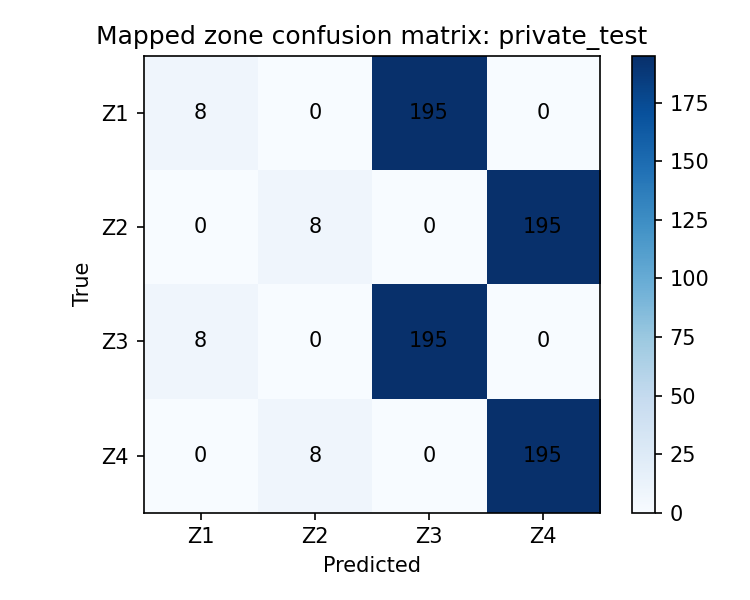
#> input picture reports/kmeans_evaluation/confusion_matrix_private_test.png, 750 x 600 px
$ python -i angle_estimation.py   (imports and definitions only)   (older library calls are emulated)
#> lines starting #> are read from the running program, lines starting #| are printed output that depends on the picture
"""Zone-guided exact-angle estimation and circular-error evaluation.

The K-Means model supplies a mapped 90-degree zone.  This module then searches
only that zone for the counterclockwise angle already applied to a document.
For every candidate it applies the signed correction (``-candidate``) to a
small, safely padded grayscale image and scores the corrected orientation with
projection-profile, gradient, Hough-line, and content-preservation evidence.

No estimator is fitted here.  Public validation/test rows may be written to
reports, while private-test results are deliberately reduced to aggregate
metrics before any artifact is persisted.
"""
from __future__ import annotations

import json
import math
import time
from collections import defaultdict
from concurrent.futures import ThreadPoolExecutor, as_completed
from dataclasses import asdict, dataclass
from pathlib import Path
from typing import Any, Mapping, Sequence

import cv2
import joblib
import matplotlib
import numpy as np

from . import config as cfgmod
from .orientation_features import load_feature_split
from .rotation_common import (
    BOUNDARY_ANGLES,
    ArtifactMismatchError,
    LeakageError,
    RotationPipelineError,
    atomic_write_csv,
    atomic_write_json,
    atomic_write_text,
    circular_angular_error,
    configuration_hash,
    ensure_not_raw_output,
    normalize_angle,
    parse_dataset_filter,
    read_csv_rows,
    signed_correction_angle,
)
from .rotation_model import MODEL_VERSION, centroid_confidence

# [1 line not run here, left out]
import matplotlib.pyplot as plt


ANGLE_ESTIMATION_VERSION = "zone-guided-angle-v1"
DEFAULT_TOLERANCES = (1.0, 2.0, 3.0, 5.0, 10.0)
ANGLE_METHOD = "combined_hough_projection_gradient_min_area_rect"
PUBLIC_PREDICTION_COLUMNS = [
    "rotation_id",
    "document_id",
    "page_id",
    "dataset",
    "dataset_component",
    "document_type",
    "project_split",
    "true_angle",
    "true_zone",
    "raw_cluster_id",
    "predicted_zone",
    "zone_correct",
    "zone_confidence",
    "estimated_angle",
    "correction_angle",
    "correction_angle_normalized",
    "circular_error",
    "residual_angle",
    "status",
    "failure_reason",
    "method",
    "fallback_used",
    "fallback_reason",
    "angle_confidence",
    "combined_confidence",
    "reliable",
    "ink_fraction",
    "edge_fraction",
    "best_score",
    "runner_up_score",
    "projection_score",
    "gradient_score",
    "hough_score",
    "content_preservation_score",
    "min_area_rect_score",
    "original_orientation_score",
    "corrected_orientation_score",
    "orientation_score_delta",
    "correction_direction_valid",
    "corrected_within_5_degrees",
    "image_path",
]


@dataclass(frozen=True)
class AngleEstimate:
    """Serializable result for one zone-guided exact-angle attempt."""

    cluster_id: int | None
    predicted_zone: int
    estimated_angle: float | None
    correction_angle: float | None
    correction_angle_normalized: float | None
    status: str
    failure_reason: str
    method: str
    fallback_used: bool
    fallback_reason: str
    confidence: float
    reliable: bool
    ink_fraction: float
    edge_fraction: float
    best_score: float | None
    runner_up_score: float | None
    projection_score: float | None
    gradient_score: float | None
    hough_score: float | None
    content_preservation_score: float | None
    min_area_rect_score: float | None
    original_orientation_score: float | None
    corrected_orientation_score: float | None
    orientation_score_delta: float | None
    coarse_candidate_count: int
    fine_candidate_count: int
    hough_line_count: int

    def to_dict(self) -> dict[str, Any]:
        return asdict(self)


@dataclass
class _ScoringContext:
    gray: np.ndarray
    ink: np.ndarray
    gradient_angles: np.ndarray
    gradient_weights: np.ndarray
    hough_angles: np.ndarray
    hough_weights: np.ndarray
    rect_angle: float | None
    ink_fraction: float
    edge_fraction: float


# [458 lines left out: functions estimate_exact_angle, apply_angle_correction, evaluate_angle_estimation, _normalized_angle_config, not called in this run]


def _load_gray(image: str | Path | np.ndarray) -> np.ndarray:
    if isinstance(image, (str, Path)):
        path = Path(image)
        if not path.is_file():
            raise FileNotFoundError(path)
        encoded = np.fromfile(path, dtype=np.uint8)
        gray = cv2.imdecode(encoded, cv2.IMREAD_GRAYSCALE)
        if gray is None:
            raise ValueError("unable to decode image")
        return gray
    if not isinstance(image, np.ndarray) or image.size == 0:
        raise ValueError("image must be a path or non-empty NumPy array")
    if image.ndim == 2:
        gray = image
    elif image.ndim == 3 and image.shape[2] == 3:
        # Orientation evidence is color-order insensitive for grayscale conversion.
        gray = cv2.cvtColor(image, cv2.COLOR_BGR2GRAY)
    elif image.ndim == 3 and image.shape[2] == 4:
        gray = cv2.cvtColor(image, cv2.COLOR_BGRA2GRAY)
    else:
        raise ValueError(f"unsupported image shape: {image.shape}")
    if gray.dtype != np.uint8:
        gray = cv2.normalize(gray, None, 0, 255, cv2.NORM_MINMAX).astype(np.uint8)
    return gray


# [92 lines left out: functions _prepare_scoring_context, _safe_square, _long_axis_angle, not called in this run]


def _zone_bounds(zone: int) -> tuple[float, float]:
    return float((zone - 1) * 90), float(zone * 90)


# [452 lines left out: functions _candidate_grid, _score_candidate, _direction_support, _rotate_square, _separated_runner_up, _estimate_confidence and 10 more, not called in this run]


def _feature_splits(metadata_root: Path) -> list[str]:
    summary = _load_json(metadata_root / "feature_summary.json")
    return sorted(str(value) for value in summary.get("counts_per_split", {}))


# [55 lines left out: functions _select_evaluation_splits, _summary_markdown, not called in this run]


def _format_metric(value: Any) -> str:
    return "n/a" if value is None else f"{float(value):.4f}"


def _tolerance_token(value: float) -> str:
    return str(int(value)) if float(value).is_integer() else str(value).replace(".", "p")


def _mean_or_none(values: Sequence[Any]) -> float | None:
    finite = [float(value) for value in values if value is not None and math.isfinite(float(value))]
    return float(np.mean(finite)) if finite else None


# [4 lines left out: function _load_json, not called in this run]

>>> import cv2
>>> picture = cv2.imread('../reports/kmeans_evaluation/confusion_matrix_private_test.png')
#> picture is the input picture: shape (600, 750, 3); mean B, G, R 230, 220.7, 213.5
>>> result = _load_gray(picture)
#> in _load_gray, `gray = cv2.cvtColor(image, cv2.COLOR_BGR2GRAY)`:
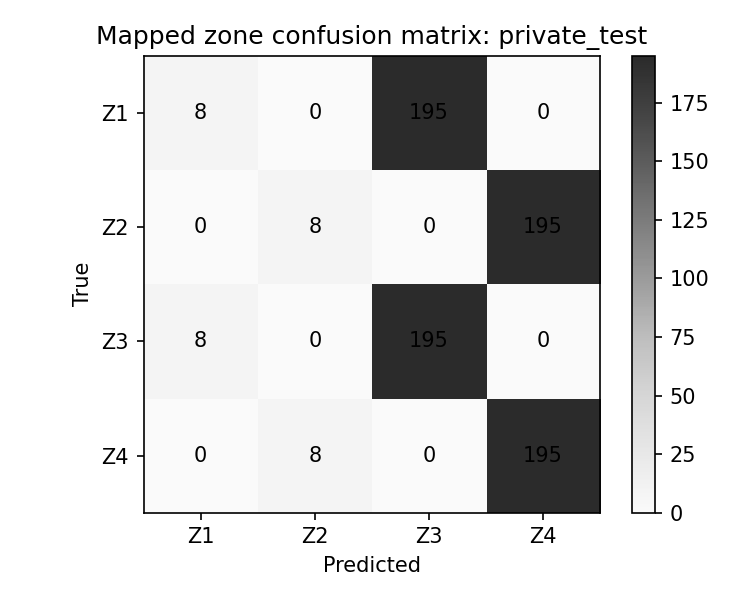
#> gray: shape (600, 750); min 0, max 255, mean 219.6
